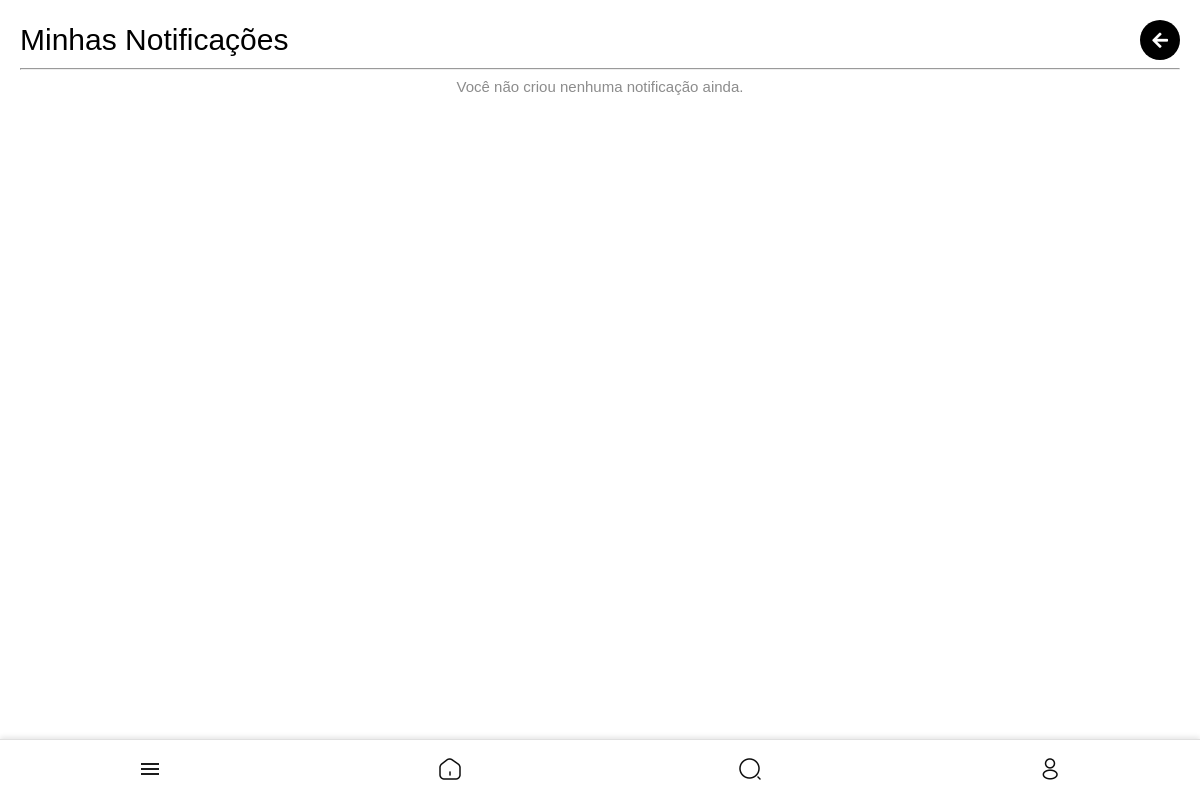
The app's page /notificacoes/minhas/ (signed in), older data.
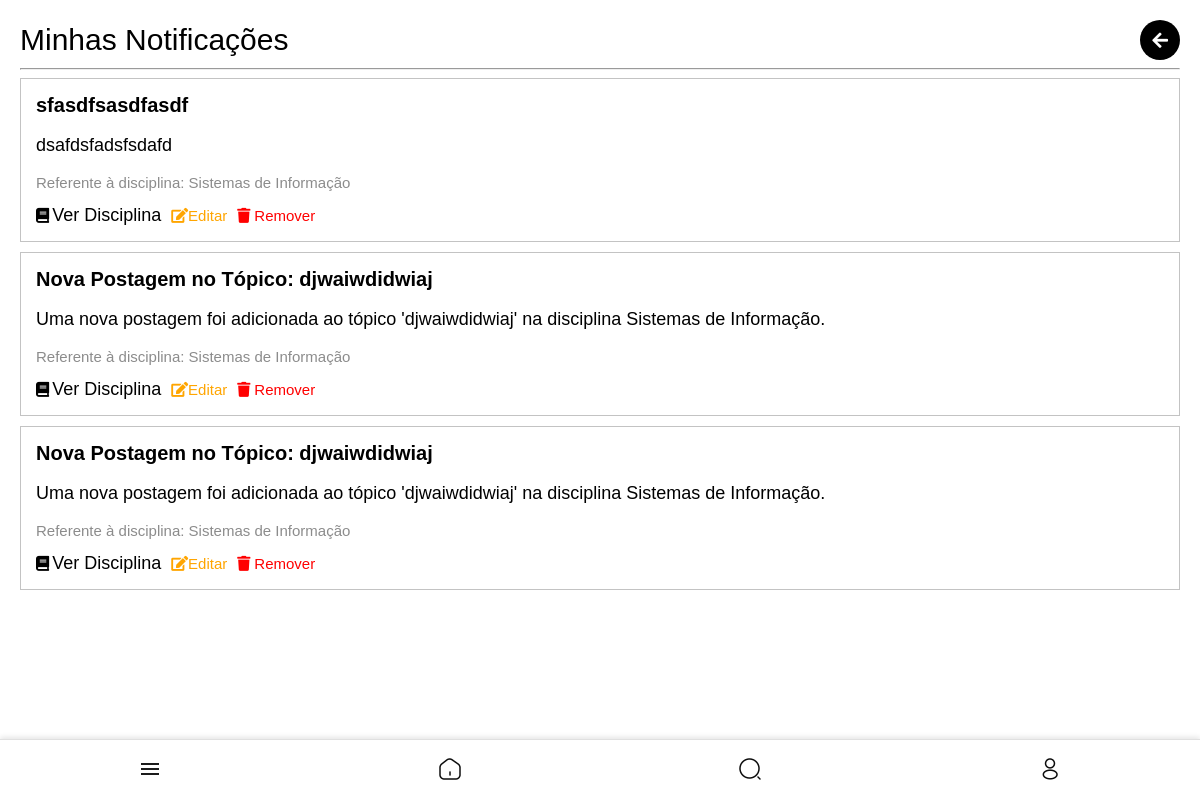
The same page, newer data.
### core/models.py (models this page shows, shortened)
class Notificacao(models.Model):
    titulo = models.CharField(max_length=255)
    mensagem = models.TextField()
    criado_em = models.DateTimeField(auto_now_add=True)
    criador = models.ForeignKey(settings.AUTH_USER_MODEL, on_delete=models.CASCADE, related_name='notificacoes_criadas')
    destinatarios = models.ManyToManyField(settings.AUTH_USER_MODEL, related_name='notificacoes_recebidas')
    disciplina = models.ForeignKey('Disciplina', null=True, blank=True, on_delete=models.SET_NULL, related_name='notificacoes')
    evento = models.ForeignKey('Evento', null=True, blank=True, on_delete=models.SET_NULL, related_name='notificacoes')
    topico = models.ForeignKey('Topico', null=True, blank=True, on_delete=models.SET_NULL, related_name='notificacoes')  # Novo campo
    excluidas_por = models.ManyToManyField(settings.AUTH_USER_MODEL, related_name='notificacoes_excluidas', blank=True)

class Disciplina(models.Model):
    nome = models.CharField(max_length=255)
    codigo = models.CharField(max_length=10)
    curso = models.CharField(max_length=255)
    semestre = models.CharField(max_length=10)
    tipo = models.CharField(max_length=50)
    professor_responsavel = models.ForeignKey(
        settings.AUTH_USER_MODEL,
        null=True,
        blank=True,
        on_delete=models.SET_NULL,
        limit_choices_to={'user_type': 'professor'}
    )

### core/views.py (the view)
# urls.py: path('notificacoes/minhas/', views.minhas_notificacoes, name='minhas_notificacoes'),
@login_required
def minhas_notificacoes(request):
    notificacoes = Notificacao.objects.filter(criador=request.user)
    return render(request, 'core/minhas_notificacoes.html', {'notificacoes': notificacoes})

### templates/core/minhas_notificacoes.html (shortened to what this page needs)
{% extends 'core/base.html' %}
{% block content %}
<div class="disciplinas-add-container">
    <div class="header-container">
        <h1>Minhas Notificações</h1>
        <div class="actions">
            <button class="icon-btn" onclick="history.back();">
                <i class="fa fa-arrow-left"></i>
            </button>
        </div>
    </div>
    <hr>
    <div class="professores-container">
        <ul class="disciplinas-add-list">
            {% for notificacao in notificacoes %}
            <li class="topico-detail-item">
                <div class="postagem-conteudo">
                    <h5 class="disciplina-nome" style="font-size: min(20px, 7vw); margin-top: 0; margin-bottom: 0;">{{ notificacao.titulo }}</h5>
                    <p class="disciplina-nome" style="font-size: min(18px, 5vw); color: black;">{{ notificacao.mensagem }}</p>
                    {% if notificacao.disciplina %}
                        <p class="disciplina-nome" style="font-size: min(15px, 3.5vw); color: #8c8c8c; margin-bottom:0; margin-top: 0;">Referente à disciplina: {{ notificacao.disciplina.nome }}</p>
                    {% endif %}
                    <div style="display: flex; flex-direction: row; gap: min(2vw,10px); font-size: min(15px, 3.5vw); margin-top: min(14px,4vw); padding: 0;">
                        {% if notificacao.disciplina %}
                            <a href="{% url 'detalhe_disciplina' notificacao.disciplina.id %}" class="icon-btn">
                                <i class="fa fa-book" style=" font-size: min(15px, 3.5vw);margin-right:min(1vw,3px);"></i> Ver Disciplina
                            </a>
                        {% endif %}
                        <a href="{% url 'editar_notificacao' notificacao.id %}" class="icon-btn" style="font-size: min(15px, 3.5vw); color: orange;">
                            <i class="fa fa-edit" style="font-size: min(15px, 3.5vw)"></i> Editar
                        </a>
                        <a href="{% url 'remover_notificacao' notificacao.id %}" class="icon-btn remover-btn" style="font-size: min(15px, 3.5vw); color: red;">
                            <i class="fa fa-trash" style="font-size: min(15px, 3.5vw)"></i> Remover
                        </a>
                    </div>
                </div>
            </li>
            {% empty %}
            <li class="empty-result" style="font-size: min(15px, 4vw); color: #8c8c8c;">Você não criou nenhuma notificação ainda.</li>
            {% endfor %}
        </ul>
    </div>
</div>
{% endblock %}

Row changes from the older to the newer data that the page shows:
added Notificacao: titulo "sfasdfsasdfasdf", mensagem "dsafdsfadsfsdafd", disciplina.nome "Sistemas de Informação", shows "Ver Disciplina"
added Notificacao: titulo "Nova Postagem no Tópico: djwaiwdidwiaj", mensagem "Uma nova postagem foi adicionada ao tópico 'djwaiwdidwiaj' na disciplina Sistemas de Informação.", disciplina.nome "Sistemas de Informação", shows "Ver Disciplina"
added Notificacao: titulo "Nova Postagem no Tópico: djwaiwdidwiaj", mensagem "Uma nova postagem foi adicionada ao tópico 'djwaiwdidwiaj' na disciplina Sistemas de Informação.", disciplina.nome "Sistemas de Informação", shows "Ver Disciplina"
Text that changed along with them:
text no longer shown: "Você não criou nenhuma notificação ainda."
